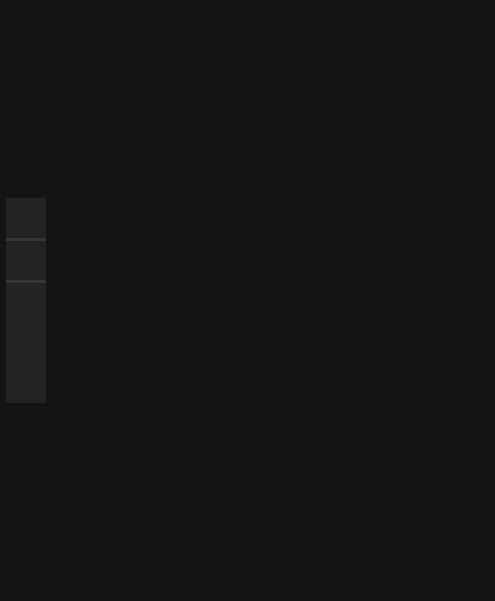
    <widget class="QWidget" name="scene_widget" native="true">
     <property name="enabled">
      <bool>true</bool>
     </property>
     <property name="sizePolicy">
      <sizepolicy hsizetype="Expanding" vsizetype="Expanding">
       <horstretch>0</horstretch>
       <verstretch>0</verstretch>
      </sizepolicy>
     </property>
     <property name="minimumSize">
      <size>
       <width>495</width>
       <height>601</height>
      </size>
     </property>
     <property name="maximumSize">
      <size>
       <width>16777215</width>
       <height>16777215</height>
      </size>
     </property>
     <property name="autoFillBackground">
      <bool>false</bool>
     </property>
     <property name="styleSheet">
      <string notr="true">background-color: rgb(20, 20, 20); 
/*border-top: 1px solid rgba(129, 129, 129, 50);*/</string>
     </property>
     <layout class="QGridLayout" name="gridLayout_3">
      <property name="leftMargin">
       <number>1</number>
      </property>
      <property name="topMargin">
       <number>1</number>
      </property>
      <property name="rightMargin">
       <number>1</number>
      </property>
      <property name="bottomMargin">
       <number>0</number>
      </property>
      <property name="spacing">
       <number>0</number>
      </property>
      <item row="1" column="0">
       <widget class="QWidget" name="widget_4" native="true">
        <property name="maximumSize">
         <size>
          <width>16777215</width>
          <height>16777215</height>
         </size>
        </property>
        <property name="styleSheet">
         <string notr="true">border: 0px;</string>
        </property>
        <layout class="QGridLayout" name="gridLayout_5">
         <property name="leftMargin">
          <number>5</number>
         </property>
         <property name="topMargin">
          <number>0</number>
         </property>
         <property name="rightMargin">
          <number>0</number>
         </property>
         <property name="bottomMargin">
          <number>0</number>
         </property>
         <item row="0" column="0">
          <widget class="QWidget" name="widget_8" native="true">
           <property name="sizePolicy">
            <sizepolicy hsizetype="Preferred" vsizetype="Preferred">
             <horstretch>0</horstretch>
             <verstretch>0</verstretch>
            </sizepolicy>
           </property>
           <property name="minimumSize">
            <size>
             <width>0</width>
             <height>0</height>
            </size>
           </property>
           <property name="maximumSize">
            <size>
             <width>55</width>
             <height>205</height>
            </size>
           </property>
           <property name="styleSheet">
            <string notr="true">QWidget {
background-color: rgb(35, 35, 35);
border-radius: 2px;
}


QPushButton {
		border: 0px;
		font: 12pt;
        }
QPushButton:hover {
            background: rgb(55, 55, 55);
        }
QPushButton:checked  {
		border: 0px;
		background-color : rgb(0, 150, 255);;
}
QToolTip{ 
		font: 12pt;
		color: rgb(100, 100, 100);
}</string>
           </property>
           <layout class="QHBoxLayout" name="horizontalLayout_3">
            <property name="leftMargin">
             <number>0</number>
            </property>
            <property name="topMargin">
             <number>0</number>
            </property>
            <property name="rightMargin">
             <number>0</number>
            </property>
            <property name="bottomMargin">
             <number>0</number>
            </property>
            <item>
             <layout class="QVBoxLayout" name="verticalLayout_7">
              <property name="spacing">
               <number>0</number>
              </property>
              <property name="leftMargin">
               <number>0</number>
              </property>
              <property name="topMargin">
               <number>0</number>
              </property>
              <property name="rightMargin">
               <number>0</number>
              </property>
              <property name="bottomMargin">
               <number>3</number>
              </property>
              <item>
               <widget class="QPushButton" name="SelectButton">
                <property name="minimumSize">
                 <size>
                  <width>40</width>
                  <height>40</height>
                 </size>
                </property>
                <property name="maximumSize">
                 <size>
                  <width>40</width>
                  <height>40</height>
                 </size>
                </property>
                <property name="cursor">
                 <cursorShape>PointingHandCursor</cursorShape>
                </property>
                <property name="toolTip">
                 <string>Select:
Enable to select widgets.</string>
                </property>
                <property name="text">
                 <string/>
                </property>
                <property name="icon">
                 <iconset>
                  <normaloff>../../resources/icons/cursor.png</normaloff>../../resources/icons/cursor.png</iconset>
                </property>
                <property name="checkable">
                 <bool>true</bool>
                </property>
                <property name="checked">
                 <bool>false</bool>
                </property>
                <property name="autoExclusive">
                 <bool>true</bool>
                </property>
                <attribute name="buttonGroup">
                 <string notr="true">WorkspaceButtonGroup</string>
                </attribute>
               </widget>
              </item>
              <item>
               <widget class="Line" name="line">
                <property name="styleSheet">
                 <string notr="true">background: rgba(129, 129, 129, 50);</string>
                </property>
                <property name="midLineWidth">
                 <number>0</number>
                </property>
                <property name="orientation">
                 <enum>Qt::Horizontal</enum>
                </property>
               </widget>
              </item>
              <item>
               <widget class="QPushButton" name="DeleteWidgetButton">
                <property name="minimumSize">
                 <size>
                  <width>40</width>
                  <height>40</height>
                 </size>
                </property>
                <property name="maximumSize">
                 <size>
                  <width>40</width>
                  <height>40</height>
                 </size>
                </property>
                <property name="cursor">
                 <cursorShape>PointingHandCursor</cursorShape>
                </property>
                <property name="toolTip">
                 <string>Delete:
Click to delete the selected widget.</string>
                </property>
                <property name="text">
                 <string/>
                </property>
                <property name="icon">
                 <iconset>
                  <normaloff>../../resources/icons/delete.png</normaloff>../../resources/icons/delete.png</iconset>
                </property>
                <property name="iconSize">
                 <size>
                  <width>15</width>
                  <height>15</height>
                 </size>
                </property>
                <property name="checkable">
                 <bool>true</bool>
                </property>
                <property name="checked">
                 <bool>false</bool>
                </property>
                <attribute name="buttonGroup">
                 <string notr="true">WorkspaceButtonGroup</string>
                </attribute>
               </widget>
              </item>
              <item>
               <widget class="Line" name="line_2">
                <property name="styleSheet">
                 <string notr="true">background: rgba(129, 129, 129, 50);</string>
                </property>
                <property name="midLineWidth">
                 <number>0</number>
                </property>
                <property name="orientation">
                 <enum>Qt::Horizontal</enum>
                </property>
               </widget>
              </item>
              <item>
               <widget class="QPushButton" name="DragOnGWButton">
                <property name="enabled">
                 <bool>true</bool>
                </property>
                <property name="minimumSize">
                 <size>
                  <width>40</width>
                  <height>40</height>
                 </size>
                </property>
                <property name="maximumSize">
                 <size>
                  <width>40</width>
                  <height>40</height>
                 </size>
                </property>
                <property name="cursor">
                 <cursorShape>PointingHandCursor</cursorShape>
                </property>
                <property name="toolTip">
                 <string>Move:
Click to navigate within the scene</string>
                </property>
                <property name="text">
                 <string/>
                </property>
                <property name="icon">
                 <iconset>
                  <normaloff>../../resources/icons/move.png</normaloff>../../resources/icons/move.png</iconset>
                </property>
                <property name="iconSize">
                 <size>
                  <width>15</width>
                  <height>15</height>
                 </size>
                </property>
                <property name="checkable">
                 <bool>true</bool>
                </property>
                <property name="checked">
                 <bool>false</bool>
                </property>
                <property name="clickCounter" stdset="0">
                 <number>0</number>
                </property>
                <attribute name="buttonGroup">
                 <string notr="true">WorkspaceButtonGroup</string>
                </attribute>
               </widget>
              </item>
              <item>
               <widget class="QPushButton" name="ZoomInButton">
                <property name="minimumSize">
                 <size>
                  <width>40</width>
                  <height>40</height>
                 </size>
                </property>
                <property name="maximumSize">
                 <size>
                  <width>40</width>
                  <height>40</height>
                 </size>
                </property>
                <property name="cursor">
                 <cursorShape>PointingHandCursor</cursorShape>
                </property>
                <property name="toolTip">
                 <string>Zoom in
Click here to zoom in.</string>
                </property>
                <property name="text">
                 <string/>
                </property>
                <property name="icon">
                 <iconset>
                  <normaloff>../../resources/icons/magnifying-glass-2.png</normaloff>../../resources/icons/magnifying-glass-2.png</iconset>
                </property>
                <property name="iconSize">
                 <size>
                  <width>17</width>
                  <height>17</height>
                 </size>
                </property>
               </widget>
              </item>
              <item>
               <widget class="QPushButton" name="ZoomOutButton">
                <property name="minimumSize">
                 <size>
                  <width>40</width>
                  <height>40</height>
                 </size>
                </property>
                <property name="maximumSize">
                 <size>
                  <width>40</width>
                  <height>40</height>
                 </size>
                </property>
                <property name="cursor">
                 <cursorShape>PointingHandCursor</cursorShape>
                </property>
                <property name="toolTip">
                 <string>Zoom out
Click here to zoom out.</string>
                </property>
                <property name="text">
                 <string/>
                </property>
                <property name="icon">
                 <iconset>
                  <normaloff>../../resources/icons/magnifying-glass.png</normaloff>../../resources/icons/magnifying-glass.png</iconset>
                </property>
                <property name="iconSize">
                 <size>
                  <width>17</width>
                  <height>17</height>
                 </size>
                </property>
               </widget>
              </item>
             </layout>
            </item>
           </layout>
          </widget>
         </item>
         <item row="0" column="1">
          <widget class="QGraphicsView" name="graphicsView_2">
           <property name="styleSheet">
            <string notr="true">border:0px;
</string>
           </property>
           <property name="verticalScrollBarPolicy">
            <enum>Qt::ScrollBarAlwaysOff</enum>
           </property>
           <property name="horizontalScrollBarPolicy">
            <enum>Qt::ScrollBarAlwaysOff</enum>
           </property>
           <property name="sizeAdjustPolicy">
            <enum>QAbstractScrollArea::AdjustToContents</enum>
           </property>
           <property name="alignment">
            <set>Qt::AlignRight|Qt::AlignTop|Qt::AlignTrailing</set>
           </property>
           <property name="resizeAnchor">
            <enum>QGraphicsView::AnchorViewCenter</enum>
           </property>
           <property name="viewportUpdateMode">
            <enum>QGraphicsView::MinimalViewportUpdate</enum>
           </property>
          </widget>
         </item>
        </layout>
       </widget>
      </item>
     </layout>
    </widget>
